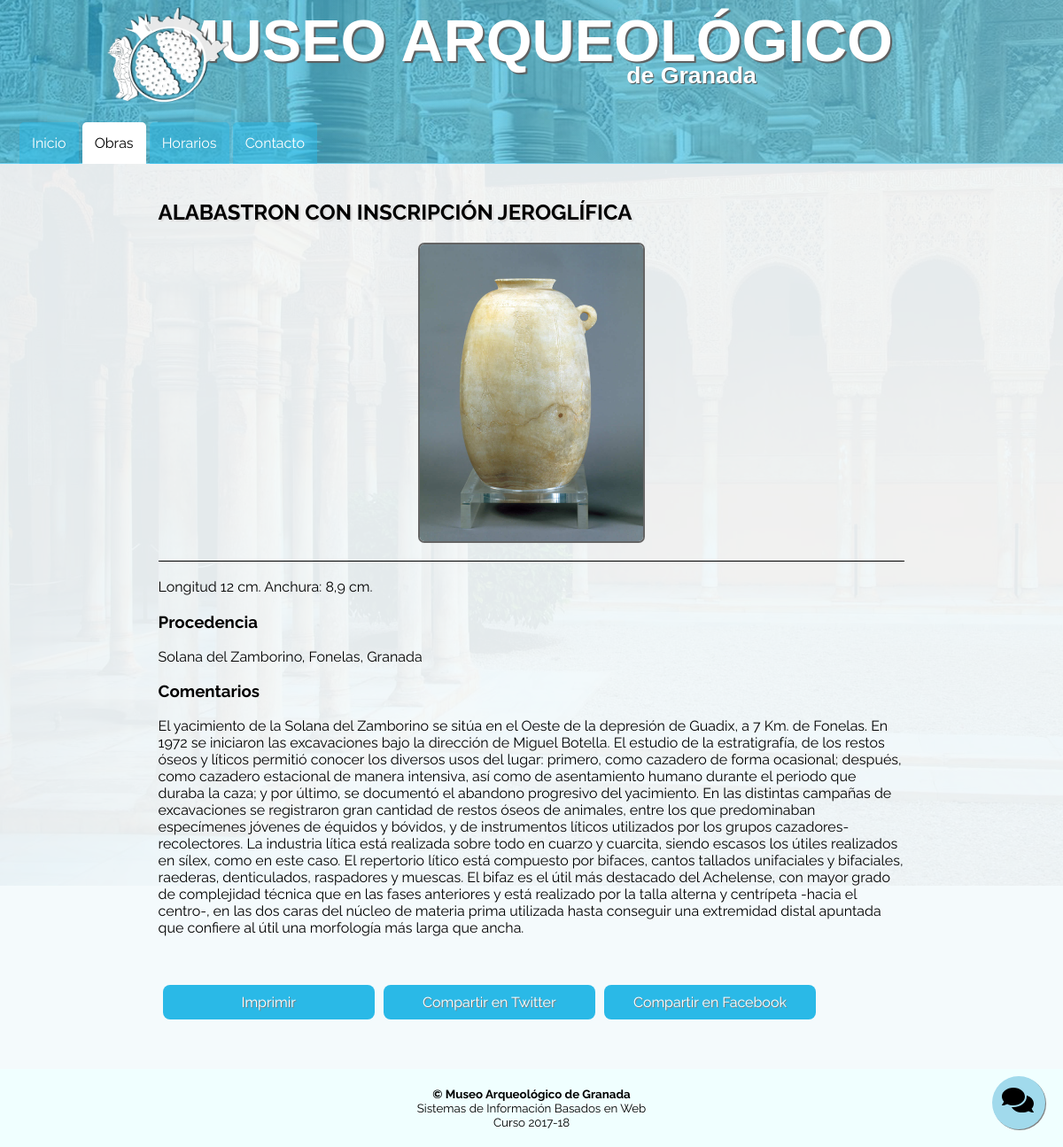
Screenshot of /obra.php?id=1 with the database file from the repository.
### tables this page shows
CREATE TABLE `obras` (
  `Nombre` varchar(50) DEFAULT NULL COMMENT 'nombre de la obra',
  `id` int(10) UNSIGNED NOT NULL,
  `fecha` varchar(100) DEFAULT NULL,
  `dimensiones` varchar(75) DEFAULT NULL,
  `procedencia` varchar(50) DEFAULT NULL,
  `comentario` text,
  `imagen` text NOT NULL
);

### contenido_obra.php (the view, shortened to what this page needs)
    <a onclick="mostrarComentarios" class="btn_comentarios" id="boton_comentarios">
         <i id="icono_boton" class="fas fa-comments fa-2x"></i>
    </a>
<article class="obra">
        <div class="fondo_obra">
            <div class="obra">
                <?php if ($nombre != "") { ?>
                    <h1><?php echo $nombre; ?></h1>
                    <div class="imagen">
                        <img <?php echo "src='".$imagen."'" ?>>
                    </div>
                    <div class="texto"><br>
                    <?php echo $dimensiones; ?>
                    <?php if ($procedencia != "") { ?>
                        <h3>Procedencia</h3>
                    <?php echo $procedencia;} ?><br>
                    <?php if($procedencia != "") { ?>
                    <h3>Comentarios</h3>
                    <?php echo $comentario; } ?>
                    </div>
                    <a class="boton" href="obra_imprimir.html">Imprimir</a>
                    <a class="boton" href="https://twitter.com">Compartir en Twitter</a>
                    <a class="boton" href="https://facebook.com">Compartir en Facebook</a>
                <?php } else echo "<h1>No existe esa obra</h1>"; ?>
            </div>
        </div>
      </article>

### obra.php (shortened to what this page needs)
<?php
$conexion = mysqli_connect ("localhost", "prueba2", "prueba2");
mysqli_set_charset($conexion, 'utf8');
$id_obra = $_GET["id"];
$seleccion = "SELECT  *  FROM obras WHERE id = ".$id_obra ;
if (!($resultado = mysqli_query ($conexion, $seleccion))) {
    echo "Falló el query";
    exit();
}
$array_resultado = mysqli_fetch_assoc($resultado);
$nombre      = $array_resultado["Nombre"];
$dimensiones = $array_resultado['dimensiones'];
$procedencia = $array_resultado['procedencia'];
$comentario  = $array_resultado['comentario'];
$imagen      = $array_resultado['imagen'];
?>
<html>
<?php
    include "head.php";
?>
<body>
    <?php $menu_activo = 2; include "header.php";
    include "contenido_obra.php";
    include "footer.php"; ?>
</body>
</html>

### head.php (shortened to what this page needs)
<head>
    <link rel="stylesheet" type="text/css" href="css/estilos.css">
</head>

### header.php
<div class="cover">
    <header>
        <img src="img/logo_header.png" />
        <h1>MUSEO ARQUEOLÓGICO</h1><h2>de Granada</h2>
    </header>
  <div class="menu">
      <ul>
          <li ><a <?php if($menu_activo == 1) {?>class="active" <?php } ?> href="index.php">Inicio</a></li>
          <li><a <?php if($menu_activo == 2) {?>class="active" <?php } ?> href="">Obras</a></li>
          <li><a href="">Horarios</a></li>
          <li><a href="">Contacto</a></li>
      </ul>
  </div>

### footer.php
<footer>
    <b>&copy; Museo Arqueológico de Granada</b><br>
    Sistemas de Información Basados en Web<br>
    Curso 2017-18
</footer>

### css/estilos.css (style rules this page uses)
body { font-family: 'Raleway', sans-serif; }
article h1 { text-shadow: 2px 2px 1px #dddddd; }
div.cover { background: url('../img/alhambra_dentro_grande.jpg') no-repeat fixed; height: 206px; margin: -50px -10px 0px -10px; padding-bottom: 20px; z-index: 1; }
header { background-color: RGBA(42, 185, 231, 0.70); background: linear-gradient(to right, rgb(42, 185, 231, 0.70) , rgb(91, 201, 234, 0.75)); height: 150px; color: white; text-align: center; font-family: 'bebas', sans-serif; padding-top: 10px; padding-bottom: 20px; z-index: 2; }
header h1 { font-size: 50pt; text-shadow: 2px 2px 1px #5e5e5e; margin-top: 40px; z-index: 4; }
header h2 { font-size: 20pt; line-height: 0.1; margin-top: -45px; text-shadow: 1px 1px 1px #4d4d4d; margin-left: 30%; }
header img { position: absolute; left: 120px; float: left; height: 110px; margin-top: 40px; z-index: 3; }
.menu { width: 100%; clear: both; background-color: RGBA(42, 185, 231, 0.70); background: linear-gradient(to right, rgb(42, 185, 231, 0.70), rgb(91, 201, 234, 0.75)); }
.menu ul { list-style-type: none; margin: 0; padding: 14px 14px 14px 14px; width: 100%; margin-left: -10px; }
.menu li { text-align: center; display: inline; }
.menu li:first-child { margin-left: 20px; }
.menu li a { padding: 14px 14px 14px 14px; text-decoration: none; background-color: rgba(42, 185, 231, 0.5); border-top-left-radius: 5px; border-top-right-radius: 5px; color: white; transition: 0.5s; }
.menu li a.active { background-color: white; color: black; }
.btn_comentarios { position: fixed; bottom: 20px; right: 20px; border-radius: 50%; height: 60px; width: 60px; background-color: rgb(161, 218, 236); color: black; box-shadow: gray 1px 1px; transition: 0.5s; cursor: pointer; }
#icono_boton { margin-top: 11px; margin-left: 11px; }
article h1 { text-transform: uppercase; }
article { width: 80%; float: right; padding-left: 20px; padding-bottom: 30px; }
footer { padding: 20px 10px 20px 10px; width: 100%; margin-left: -10px; margin-bottom: -10px; text-align: center; font-size: 10pt; background-color: azure; clear: both; }
article.obra { width: 100%; background: url('../img/patio.jpg') no-repeat fixed; }
div.fondo_obra { margin-top: -20px; background-color: rgba(244, 250, 252, 0.938); margin-bottom: -30px; }
div.obra { padding-top: 20px; padding-bottom: 100px; width: 70%; margin-top: 20px; margin-left: 15%; }
div.imagen { margin: 10px,10px,10px,10px; text-align: center; border-bottom: solid black 1px; }
div.imagen img { width: 30%; margin-bottom: 20px; border: solid rgb(100, 100, 100) 2px; border-radius: 7px; }
div.texto { margin: 10px,10px,10px,12px; margin-bottom: 50px; }
a.boton { display: inline-block; background-color: #2AB9E7; text-decoration: none; padding: 10px 10px 10px 10px; color: white; width: 26%; float: left; vertical-align: middle; text-align: center; margin: 5px 5px 5px 5px; border-radius: 8px; transition: 0.2s; text-shadow: 1px 1px gray; }

### rows the page displays
obras: Nombre "ALABASTRON CON INSCRIPCIÓN JEROGLÍFICA", imagen (picture), dimensiones "Longitud 12 cm. Anchura: 8,9 cm.", procedencia "Solana del Zamborino, Fonelas, Granada", comentario "El yacimiento de la Solana del Zamborino se sitúa en el Oeste de la depresión de Guadix, a 7 Km. de Fonelas. En 1972 se iniciaron las excavaciones bajo la dirección de Miguel Botella. El estudio de la estratigrafía, de los restos óseos y líticos permitió conocer los diversos usos del lugar: primero, como cazadero de forma ocasional; después, como cazadero estacional de manera intensiva, así como de asentamiento humano durante el periodo que duraba la caza; y por último, se documentó el abandono progresivo del yacimiento. En las distintas campañas de excavaciones se registraron gran cantidad de restos óseos de animales, entre los que predominaban especímenes jóvenes de équidos y bóvidos, y…"
